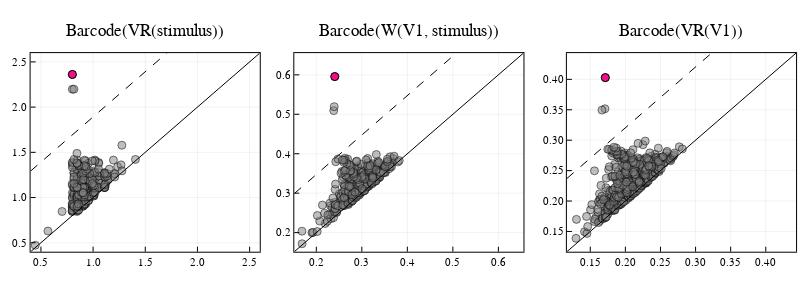

Notebook cell for this chart:
### Code cell
# plot similarity-centric analogous pairs 
# select Witness bar
witness_idx = 360 # choose among 360, 364, 365

# get all barcodesbb
barcode_VR_stimulus = barcode(VR_stimulus, dim = 1)
barcode_VR_V1 = barcode(VR_V1, dim = 1)
barcode_W_V1_stimulus = barcode(W_V1_stimulus["eirene_output"], dim = dim)

# plot all persistence diagrams & significance feature cutoff
selected_stimulus, cutoff_stimulus = select_persistent_intervals_IQR(barcode_VR_stimulus)
p1 = plot_PD(barcode_VR_stimulus; 
            cutoff = cutoff_stimulus,  
            highlight = analogous_stimulus[witness_idx]["baseline_bar_extension"],
            title = "Barcode(VR(stimulus))", 
            titlefontsize = 12)

selected_W_V1_stimulus, cutoff_W_V1_stimulus = select_persistent_intervals_IQR(barcode_W_V1_stimulus)
p2 = plot_PD(barcode_W_V1_stimulus; 
            cutoff = cutoff_W_V1_stimulus, 
            highlight = [witness_idx],
            title = "Barcode(W(V1, stimulus))", 
            titlefontsize = 12)

selected_V1, cutoff_V1 = select_persistent_intervals_IQR(barcode_VR_V1)
p3 = plot_PD(barcode_VR_V1; 
            cutoff = cutoff_V1, 
            highlight = analogous_V1[witness_idx]["baseline_bar_extension"],
            title = "Barcode(VR(V1))", 
            titlefontsize = 12)

plot(p1, p2, p3, layout = grid(1,3), size = (800, 300))

### Figure 1 — Plotly figure (JSON) as saved in the notebook; plotly's stock layout.template omitted (floating-point values rounded to 4 significant figures; data arrays with more than 128 entries replaced by an {"elided": "..."} marker saying what was removed)
{"data": [{"colorbar": {"title": ""}, "hoverinfo": "text", "legendgroup": "", "marker": {"color": "rgba(128, 128, 128, 0.500)", "line": {"color": "rgba(0, 0, 0, 0.500)", "width": 1}, "size": 8, "symbol": "circle"}, "mode": "markers", "name": "", "showlegend": false, "text": {"elided": "277 int values"}, "type": "scatter", "x": {"elided": "277 float values"}, "xaxis": "x1", "y": {"elided": "277 float values"}, "yaxis": "y1", "zmax": null, "zmin": null}, {"colorbar": {"title": ""}, "hoverinfo": "text", "legendgroup": "", "marker": {"color": "rgba(238, 18, 137, 1.000)", "line": {"color": "rgba(0, 0, 0, 1.000)", "width": 1}, "size": 8, "symbol": "circle"}, "mode": "markers", "name": "", "showlegend": false, "text": [276], "type": "scatter", "x": [0.8012], "xaxis": "x1", "y": [2.361], "yaxis": "y1", "zmax": null, "zmin": null}, {"colorbar": {"title": ""}, "hoverinfo": "none", "legendgroup": "", "line": {"color": "rgba(0, 0, 0, 1.000)", "dash": "solid", "shape": "linear", "width": 1}, "mode": "lines", "name": "", "showlegend": false, "type": "scatter", "x": [0.4009, 0.4224, 0.6207, 0.7399, 0.8407, 0.9501, 1.051, 1.159, 1.285, 1.396, 1.494, 1.6, 1.707, 1.826, 1.939, 2.056, 2.154, 2.275, 2.388, 2.569, 2.597], "xaxis": "x1", "y": [0.4009, 0.4224, 0.6207, 0.7399, 0.8407, 0.9501, 1.051, 1.159, 1.285, 1.396, 1.494, 1.6, 1.707, 1.826, 1.939, 2.056, 2.154, 2.275, 2.388, 2.569, 2.597], "yaxis": "y1", "zmax": null, "zmin": null}, {"colorbar": {"title": ""}, "hoverinfo": "none", "legendgroup": "", "line": {"color": "rgba(0, 0, 0, 1.000)", "dash": "dash", "shape": "linear", "width": 1}, "mode": "lines", "name": "", "showlegend": false, "type": "scatter", "x": [0.4009, 0.4224, 0.6207, 0.7399, 0.8407, 0.9501, 1.051, 1.159, 1.285, 1.396, 1.494, 1.6, 1.707, 1.826, 1.939, 2.056, 2.154, 2.275, 2.388, 2.569, 2.597], "xaxis": "x1", "y": [1.293, 1.314, 1.512, 1.632, 1.732, 1.842, 1.943, 2.051, 2.176, 2.288, 2.385, 2.492, 2.599, 2.718, 2.83, 2.948, 3.046, 3.167, 3.28, 3.461, 3.489], "yaxis": "y1", "zmax": null, "zmin": null}, {"colorbar": {"title": ""}, "hoverinfo": "text", "legendgroup": "", "marker": {"color": "rgba(128, 128, 128, 0.500)", "line": {"color": "rgba(0, 0, 0, 0.500)", "width": 1}, "size": 8, "symbol": "circle"}, "mode": "markers", "name": "", "showlegend": false, "text": {"elided": "365 int values"}, "type": "scatter", "x": {"elided": "365 float values"}, "xaxis": "x2", "y": {"elided": "365 float values"}, "yaxis": "y2", "zmax": null, "zmin": null}, {"colorbar": {"title": ""}, "hoverinfo": "text", "legendgroup": "", "marker": {"color": "rgba(238, 18, 137, 1.000)", "line": {"color": "rgba(0, 0, 0, 1.000)", "width": 1}, "size": 8, "symbol": "circle"}, "mode": "markers", "name": "", "showlegend": false, "text": [360], "type": "scatter", "x": [0.2406], "xaxis": "x2", "y": [0.5956], "yaxis": "y2", "zmax": null, "zmin": null}, {"colorbar": {"title": ""}, "hoverinfo": "none", "legendgroup": "", "line": {"color": "rgba(0, 0, 0, 1.000)", "dash": "solid", "shape": "linear", "width": 1}, "mode": "lines", "name": "", "showlegend": false, "type": "scatter", "x": [0.1516, 0.1565, 0.202, 0.2293, 0.2524, 0.2775, 0.3007, 0.3255, 0.3542, 0.3797, 0.4021, 0.4266, 0.4511, 0.4783, 0.5041, 0.531, 0.5536, 0.5812, 0.6072, 0.6487, 0.6551], "xaxis": "x2", "y": [0.1516, 0.1565, 0.202, 0.2293, 0.2524, 0.2775, 0.3007, 0.3255, 0.3542, 0.3797, 0.4021, 0.4266, 0.4511, 0.4783, 0.5041, 0.531, 0.5536, 0.5812, 0.6072, 0.6487, 0.6551], "yaxis": "y2", "zmax": null, "zmin": null}, {"colorbar": {"title": ""}, "hoverinfo": "none", "legendgroup": "", "line": {"color": "rgba(0, 0, 0, 1.000)", "dash": "dash", "shape": "linear", "width": 1}, "mode": "lines", "name": "", "showlegend": false, "type": "scatter", "x": [0.1516, 0.1565, 0.202, 0.2293, 0.2524, 0.2775, 0.3007, 0.3255, 0.3542, 0.3797, 0.4021, 0.4266, 0.4511, 0.4783, 0.5041, 0.531, 0.5536, 0.5812, 0.6072, 0.6487, 0.6551], "xaxis": "x2", "y": [0.299, 0.304, 0.3494, 0.3767, 0.3999, 0.4249, 0.4481, 0.4729, 0.5016, 0.5272, 0.5496, 0.574, 0.5985, 0.6257, 0.6515, 0.6784, 0.701, 0.7286, 0.7546, 0.7962, 0.8026], "yaxis": "y2", "zmax": null, "zmin": null}, {"colorbar": {"title": ""}, "hoverinfo": "text", "legendgroup": "", "marker": {"color": "rgba(128, 128, 128, 0.500)", "line": {"color": "rgba(0, 0, 0, 0.500)", "width": 1}, "size": 8, "symbol": "circle"}, "mode": "markers", "name": "", "showlegend": false, "text": {"elided": "596 int values"}, "type": "scatter", "x": {"elided": "596 float values"}, "xaxis": "x3", "y": {"elided": "596 float values"}, "yaxis": "y3", "zmax": null, "zmin": null}, {"colorbar": {"title": ""}, "hoverinfo": "text", "legendgroup": "", "marker": {"color": "rgba(238, 18, 137, 1.000)", "line": {"color": "rgba(0, 0, 0, 1.000)", "width": 1}, "size": 8, "symbol": "circle"}, "mode": "markers", "name": "", "showlegend": false, "text": [596], "type": "scatter", "x": [0.1714], "xaxis": "x3", "y": [0.4029], "yaxis": "y3", "zmax": null, "zmin": null}, {"colorbar": {"title": ""}, "hoverinfo": "none", "legendgroup": "", "line": {"color": "rgba(0, 0, 0, 1.000)", "dash": "solid", "shape": "linear", "width": 1}, "mode": "lines", "name": "", "showlegend": false, "type": "scatter", "x": [0.1167, 0.1199, 0.1494, 0.1671, 0.1821, 0.1983, 0.2133, 0.2294, 0.248, 0.2646, 0.2791, 0.2949, 0.3109, 0.3285, 0.3452, 0.3627, 0.3773, 0.3952, 0.412, 0.439, 0.4432], "xaxis": "x3", "y": [0.1167, 0.1199, 0.1494, 0.1671, 0.1821, 0.1983, 0.2133, 0.2294, 0.248, 0.2646, 0.2791, 0.2949, 0.3109, 0.3285, 0.3452, 0.3627, 0.3773, 0.3952, 0.412, 0.439, 0.4432], "yaxis": "y3", "zmax": null, "zmin": null}, {"colorbar": {"title": ""}, "hoverinfo": "none", "legendgroup": "", "line": {"color": "rgba(0, 0, 0, 1.000)", "dash": "dash", "shape": "linear", "width": 1}, "mode": "lines", "name": "", "showlegend": false, "type": "scatter", "x": [0.1167, 0.1199, 0.1494, 0.1671, 0.1821, 0.1983, 0.2133, 0.2294, 0.248, 0.2646, 0.2791, 0.2949, 0.3109, 0.3285, 0.3452, 0.3627, 0.3773, 0.3952, 0.412, 0.439, 0.4432], "xaxis": "x3", "y": [0.2371, 0.2403, 0.2697, 0.2875, 0.3024, 0.3187, 0.3337, 0.3498, 0.3684, 0.385, 0.3995, 0.4153, 0.4313, 0.4489, 0.4656, 0.483, 0.4977, 0.5156, 0.5324, 0.5594, 0.5635], "yaxis": "y3", "zmax": null, "zmin": null}], "layout": {"annotations": [{"font": {"color": "rgba(0, 0, 0, 1.000)", "family": "sans-serif", "size": 17}, "rotation": 0, "showarrow": false, "text": "Barcode(VR(stimulus))", "x": 0.1815, "xanchor": "center", "xref": "paper", "y": 1, "yanchor": "top", "yref": "paper"}, {"font": {"color": "rgba(0, 0, 0, 1.000)", "family": "sans-serif", "size": 17}, "rotation": 0, "showarrow": false, "text": "Barcode(W(V1, stimulus))", "x": 0.5111, "xanchor": "center", "xref": "paper", "y": 1, "yanchor": "top", "yref": "paper"}, {"font": {"color": "rgba(0, 0, 0, 1.000)", "family": "sans-serif", "size": 17}, "rotation": 0, "showarrow": false, "text": "Barcode(VR(V1))", "x": 0.8519, "xanchor": "center", "xref": "paper", "y": 1, "yanchor": "top", "yref": "paper"}], "height": 300, "legend": {"bgcolor": "rgba(255, 255, 255, 1.000)", "bordercolor": "rgba(0, 0, 0, 1.000)", "font": {"color": "rgba(0, 0, 0, 1.000)", "family": "sans-serif", "size": 11}, "tracegroupgap": 0, "x": 1, "y": 0}, "margin": {"b": 20, "l": 0, "r": 0, "t": 20}, "paper_bgcolor": "rgba(255, 255, 255, 1.000)", "plot_bgcolor": "rgba(255, 255, 255, 1.000)", "showlegend": true, "width": 800, "xaxis1": {"anchor": "y1", "domain": [0.03825, 0.3247], "gridcolor": "rgba(0, 0, 0, 0.100)", "gridwidth": 0.5, "linecolor": "rgba(0, 0, 0, 1.000)", "mirror": true, "range": [0.4009, 2.597], "showgrid": true, "showline": true, "showticklabels": true, "tickangle": 0, "tickcolor": "rgb(0, 0, 0)", "tickfont": {"color": "rgba(0, 0, 0, 1.000)", "family": "sans-serif", "size": 11}, "tickmode": "array", "ticks": "inside", "ticktext": ["0.5", "1.0", "1.5", "2.0", "2.5"], "tickvals": [0.5, 1, 1.5, 2, 2.5], "title": "", "titlefont": {"color": "rgba(0, 0, 0, 1.000)", "family": "sans-serif", "size": 15}, "type": "-", "visible": true, "zeroline": false, "zerolinecolor": "rgba(0, 0, 0, 1.000)"}, "xaxis2": {"anchor": "y2", "domain": [0.3679, 0.6543], "gridcolor": "rgba(0, 0, 0, 0.100)", "gridwidth": 0.5, "linecolor": "rgba(0, 0, 0, 1.000)", "mirror": true, "range": [0.1516, 0.6551], "showgrid": true, "showline": true, "showticklabels": true, "tickangle": 0, "tickcolor": "rgb(0, 0, 0)", "tickfont": {"color": "rgba(0, 0, 0, 1.000)", "family": "sans-serif", "size": 11}, "tickmode": "array", "ticks": "inside", "ticktext": ["0.2", "0.3", "0.4", "0.5", "0.6"], "tickvals": [0.2, 0.3, 0.4, 0.5, 0.6], "title": "", "titlefont": {"color": "rgba(0, 0, 0, 1.000)", "family": "sans-serif", "size": 15}, "type": "-", "visible": true, "zeroline": false, "zerolinecolor": "rgba(0, 0, 0, 1.000)"}, "xaxis3": {"anchor": "y3", "domain": [0.7086, 0.9951], "gridcolor": "rgba(0, 0, 0, 0.100)", "gridwidth": 0.5, "linecolor": "rgba(0, 0, 0, 1.000)", "mirror": true, "range": [0.1167, 0.4432], "showgrid": true, "showline": true, "showticklabels": true, "tickangle": 0, "tickcolor": "rgb(0, 0, 0)", "tickfont": {"color": "rgba(0, 0, 0, 1.000)", "family": "sans-serif", "size": 11}, "tickmode": "array", "ticks": "inside", "ticktext": ["0.15", "0.20", "0.25", "0.30", "0.35", "0.40"], "tickvals": [0.15, 0.2, 0.25, 0.3, 0.35, 0.4], "title": "", "titlefont": {"color": "rgba(0, 0, 0, 1.000)", "family": "sans-serif", "size": 15}, "type": "-", "visible": true, "zeroline": false, "zerolinecolor": "rgba(0, 0, 0, 1.000)"}, "yaxis1": {"anchor": "x1", "domain": [0.1088, 0.8727], "gridcolor": "rgba(0, 0, 0, 0.100)", "gridwidth": 0.5, "linecolor": "rgba(0, 0, 0, 1.000)", "mirror": true, "range": [0.4009, 2.597], "showgrid": true, "showline": true, "showticklabels": true, "tickangle": 0, "tickcolor": "rgb(0, 0, 0)", "tickfont": {"color": "rgba(0, 0, 0, 1.000)", "family": "sans-serif", "size": 11}, "tickmode": "array", "ticks": "inside", "ticktext": ["0.5", "1.0", "1.5", "2.0", "2.5"], "tickvals": [0.5, 1, 1.5, 2, 2.5], "title": "", "titlefont": {"color": "rgba(0, 0, 0, 1.000)", "family": "sans-serif", "size": 15}, "type": "-", "visible": true, "zeroline": false, "zerolinecolor": "rgba(0, 0, 0, 1.000)"}, "yaxis2": {"anchor": "x2", "domain": [0.1088, 0.8727], "gridcolor": "rgba(0, 0, 0, 0.100)", "gridwidth": 0.5, "linecolor": "rgba(0, 0, 0, 1.000)", "mirror": true, "range": [0.1516, 0.6551], "showgrid": true, "showline": true, "showticklabels": true, "tickangle": 0, "tickcolor": "rgb(0, 0, 0)", "tickfont": {"color": "rgba(0, 0, 0, 1.000)", "family": "sans-serif", "size": 11}, "tickmode": "array", "ticks": "inside", "ticktext": ["0.2", "0.3", "0.4", "0.5", "0.6"], "tickvals": [0.2, 0.3, 0.4, 0.5, 0.6], "title": "", "titlefont": {"color": "rgba(0, 0, 0, 1.000)", "family": "sans-serif", "size": 15}, "type": "-", "visible": true, "zeroline": false, "zerolinecolor": "rgba(0, 0, 0, 1.000)"}, "yaxis3": {"anchor": "x3", "domain": [0.1088, 0.8727], "gridcolor": "rgba(0, 0, 0, 0.100)", "gridwidth": 0.5, "linecolor": "rgba(0, 0, 0, 1.000)", "mirror": true, "range": [0.1167, 0.4432], "showgrid": true, "showline": true, "showticklabels": true, "tickangle": 0, "tickcolor": "rgb(0, 0, 0)", "tickfont": {"color": "rgba(0, 0, 0, 1.000)", "family": "sans-serif", "size": 11}, "tickmode": "array", "ticks": "inside", "ticktext": ["0.15", "0.20", "0.25", "0.30", "0.35", "0.40"], "tickvals": [0.15, 0.2, 0.25, 0.3, 0.35, 0.4], "title": "", "titlefont": {"color": "rgba(0, 0, 0, 1.000)", "family": "sans-serif", "size": 15}, "type": "-", "visible": true, "zeroline": false, "zerolinecolor": "rgba(0, 0, 0, 1.000)"}}}
